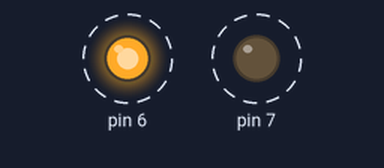
Bench run of a sketch on a simulated Arduino Uno, built with avr-gcc and run on an emulated ATmega328P. On the bench: output pins drawn as LEDs (lit = HIGH). Dashed ring = blinking.

Above: at 0.5 s.
Timing chart, 0 to 4.6 s (numbered marks = the images above):
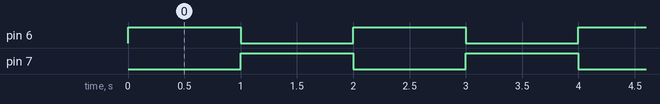

The sketch:

chaytien1s_lui1s.ino
```cpp
void setup() {
  pinMode(6,OUTPUT);
  pinMode(7,OUTPUT);
}

void loop() {
 digitalWrite(6,HIGH);
 digitalWrite(7,LOW);
 delay(1000);
 digitalWrite(7,HIGH);
 digitalWrite(6,LOW);
 delay(1000);
}
```

Measured:
- by itself, pin 6, pin 7: alternates HIGH for 1.0 s and LOW for 1.0 s
